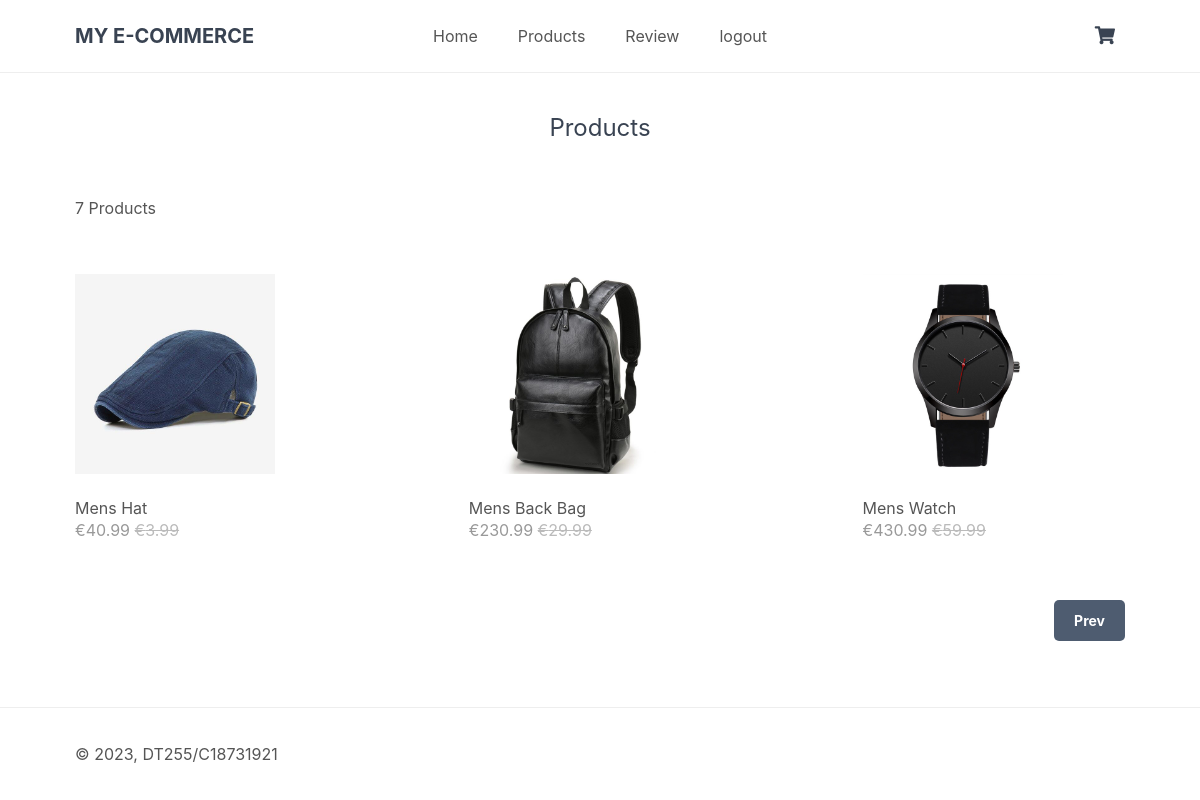
/cart/index.php?page=products&p=2, run on the app's committed database.
### tables this page shows
CREATE TABLE `products` (
  `id` int(11) NOT NULL,
  `name` varchar(200) NOT NULL,
  `desc` text NOT NULL,
  `price` decimal(7,2) NOT NULL,
  `rrp` decimal(7,2) NOT NULL DEFAULT 0.00,
  `quantity` int(11) NOT NULL,
  `img` text NOT NULL,
  `date_added` datetime NOT NULL DEFAULT current_timestamp()
);

### cart/index.php (called while the page is built, shortened)
<?php
include 'functions.php';
$page = isset($_GET['page']) && file_exists($_GET['page'] . '.php') ? $_GET['page'] : 'home';
include $page . '.php';
?>

### cart/products.php (the view, shortened to what this page needs)
<?php
$num_products_on_each_page = 4;
$current_page = isset($_GET['p']) && is_numeric($_GET['p']) ? (int)$_GET['p'] : 1;
$stmt = $pdo->prepare('SELECT * FROM products ORDER BY date_added DESC LIMIT ?,?');
$stmt->bindValue(1, ($current_page - 1) * $num_products_on_each_page, PDO::PARAM_INT);
$stmt->bindValue(2, $num_products_on_each_page, PDO::PARAM_INT);
$stmt->execute();
$products = $stmt->fetchAll(PDO::FETCH_ASSOC);
$total_products = $pdo->query('SELECT * FROM products')->rowCount();
?>
<?=template_header('Products')?>
<div class="products content-wrapper">
    <h1>Products</h1>
    <p><?=$total_products?> Products</p>
    <div class="products-wrapper">
        <?php foreach ($products as $product): ?>
        <a href="index.php?page=product&id=<?=$product['id']?>" class="product">
            <img src="imgs/<?=$product['img']?>" width="200" height="200" alt="<?=$product['name']?>">
            <span class="name"><?=$product['name']?></span>
            <span class="price">
                &euro;<?=$product['price']?>
                <?php if ($product['rrp'] > 0): ?>
                <span class="rrp">&euro;<?=$product['rrp']?></span>
                <?php endif; ?>
            </span>
        </a>
        <?php endforeach; ?>
    </div>
    <div class="buttons">
        <?php if ($current_page > 1): ?>
        <a href="index.php?page=products&p=<?=$current_page-1?>">Prev</a>
        <?php endif; ?>
    </div>
</div>
<?=template_footer()?>

### cart/style.css (style rules this page uses)
* { box-sizing: border-box; font-family: -apple-system, BlinkMacSystemFont, "segoe ui", roboto, oxygen, ubuntu, cantarell, "fira sans", "droid sans", "helvetica neue", Arial, sans-serif; font-size: 16px; -webkit-font-smoothing: antialiased; -moz-osx-font-smoothing: grayscale; }
html { height: 100%; }
body { position: relative; min-height: 100%; color: #555555; background-color: #FFFFFF; margin: 0; padding-bottom: 100px; }
h1, h2, h3, h4, h5 { color: #394352; }
.content-wrapper { width: 1050px; margin: 0 auto; }
main .recentlyadded .products, main .products .products-wrapper { display: flex; flex-wrap: wrap; align-items: center; justify-content: space-between; padding: 40px 0 0 0; }
main .recentlyadded .products .product, main .products .products-wrapper .product { display: block; overflow: hidden; text-decoration: none; width: 25%; padding-bottom: 60px; }
main .recentlyadded .products .product img, main .products .products-wrapper .product img { transform: scale(1); transition: transform 1s; }
main .recentlyadded .products .product .name, main .products .products-wrapper .product .name { display: block; color: #555555; padding: 20px 0 2px 0; }
main .recentlyadded .products .product .price, main .products .products-wrapper .product .price { display: block; color: #999999; }
main .recentlyadded .products .product .rrp, main .products .products-wrapper .product .rrp { color: #BBBBBB; text-decoration: line-through; }
main > .products h1 { display: block; font-weight: normal; margin: 0; padding: 40px 0; font-size: 24px; text-align: center; width: 100%; }
main > .products .buttons { text-align: right; padding-bottom: 40px; }
main > .products .buttons a { display: inline-block; text-decoration: none; margin-left: 5px; padding: 12px 20px; border: 0; background: #4e5c70; color: #FFFFFF; font-size: 14px; font-weight: bold; border-radius: 5px; }

### data on the page
products: img (picture), name "Mens Hat", price "40.99", rrp "3.99"
products: img (picture), name "Mens Back Bag", price "230.99", rrp "29.99"
products: img (picture), name "Mens Watch", price "430.99", rrp "59.99"

### other printed values
$total_products "7"
